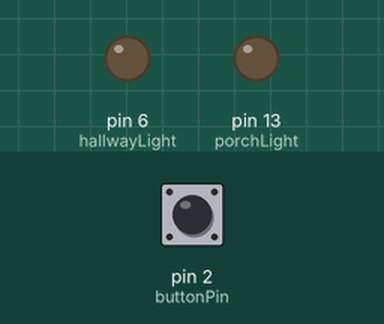
The sketch below on a simulated Arduino Uno, built with avr-gcc and run on an emulated ATmega328P. Shown: output pins drawn as LEDs (lit = HIGH). The test bench sets the inputs (shaded band); at power-on: pin 2 (buttonPin) LOW.

Above: at 1.2 s.
1.3 s: pin 2 (buttonPin) pulled HIGH for 0.15 s
At 2.3 s:
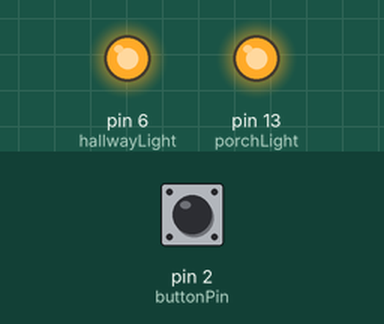
At 32.3 s:
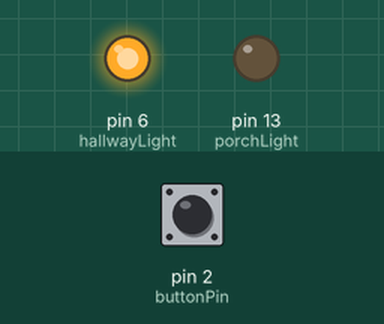
Timing chart, 0 to 32.8 s (numbered marks = the images above; inputs shaded):
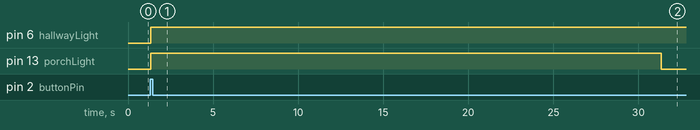

Measured:
- after the input at 1.3 s, pin 6 (hallwayLight): LOW → HIGH after 0.05 s; pin 13 (porchLight): LOW → HIGH after 0.05 s, → LOW 30.0 s later

The sketch:

Task1.1lights_ON.ino
```cpp
// ===== Pin Definitions =====
const int buttonPin = 2;
const int porchLight = LED_BUILTIN;
const int hallwayLight = 6;

// ===== Timing =====
const int porchTime = 30000;    // 30 seconds
const int hallwayTime = 60000;  // 60 seconds

// ===== Setup =====
void setup()
{
  pinMode(buttonPin, INPUT);
  pinMode(porchLight, OUTPUT);
  pinMode(hallwayLight, OUTPUT);

  Serial.begin(9600);
}

// ===== Main Loop =====
void loop()
{
  if (buttonPressed())
  {
    activateLights();
  }
}

// ===== Function: Check Button =====
bool buttonPressed()
{
  if (digitalRead(buttonPin) == HIGH)
  {
    delay(50); // debounce
    return true;
  }
  return false;
}

// ===== Function: Activate Lights =====
void activateLights()
{
  // Turn BOTH lights ON
  digitalWrite(porchLight, HIGH);
  digitalWrite(hallwayLight, HIGH);

  // Wait 30 seconds
  delay(porchTime);

  // Turn OFF porch light
  digitalWrite(porchLight, LOW);

  // Wait remaining 30 seconds
  delay(hallwayTime - porchTime);

  // Turn OFF hallway light
  digitalWrite(hallwayLight, LOW);
}
```
